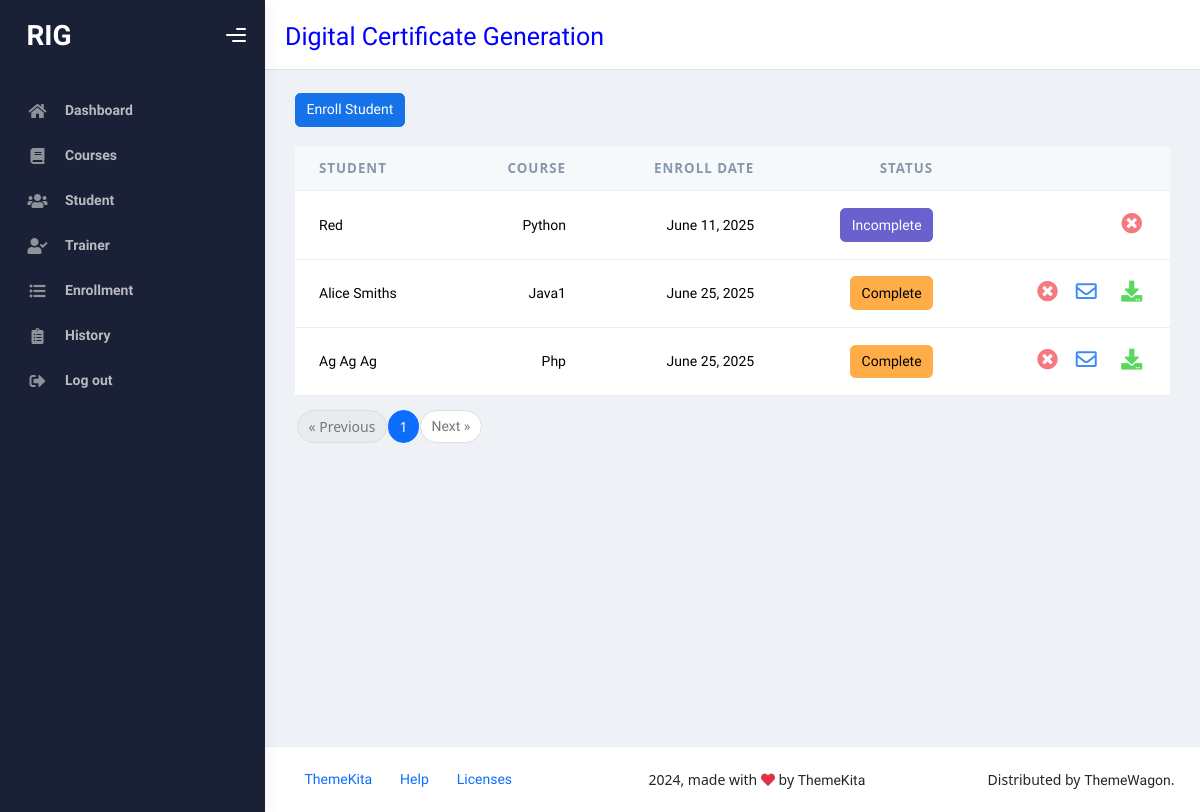
The page /enrolllist/ on the database as committed earlier.
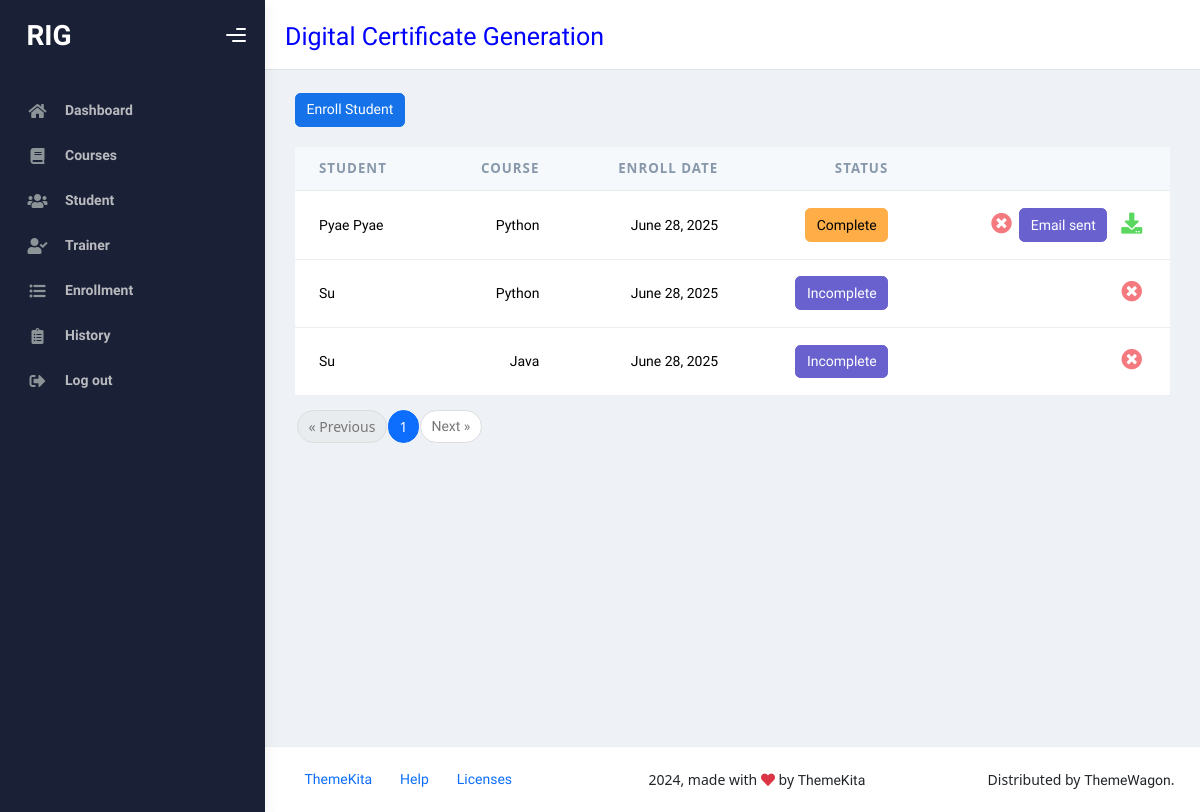
The same page on the database as committed later.
### myapp/models.py (models this page shows, shortened)
class Enrollment(models.Model):
    enroll_id = models.CharField(max_length=20, blank=True, null=True, unique=True)
    student_name = models.ForeignKey(Student, on_delete=models.CASCADE)
    course_name = models.ForeignKey(Course, on_delete=models.CASCADE)
    enroll_date = models.DateField(auto_now_add=True)
    start_date=models.DateField(blank=True,null=True)
    end_date = models.DateField(blank=True, null=True)
    email_date = models.DateField(blank=True, null=True)
    status = models.BooleanField(default=False)
    email_status = models.BooleanField(default=False)

class Student(models.Model):
    student_name=models.CharField(max_length=100)
    email=models.EmailField()
    phone=models.CharField(blank=True,null=True)
    def __str__(self):
        return self.student_name

class Course(models.Model):
    course_name=models.CharField(max_length=100)
    short_name=models.CharField(max_length=50,blank=True,null=True)
    trainer_name=models.ForeignKey(Trainer,on_delete=models.CASCADE,blank=True,null=True)
    def __str__(self):
        return self.course_name

### myapp/views.py (the view)
# urls.py: path('enrolllist/', enrolllist,name='enrolllist'),
def enrolllist(request):
    enroll=Enrollment.objects.all()
    paginator = Paginator(enroll, 3)
    page_number = request.GET.get("page")
    page_obj = paginator.get_page(page_number)
    context={'enroll':enroll,'page_obj':page_obj}
    return render(request,'enrolllist.html',context)

### templates/enrolllist.html (shortened to what this page needs)
{% extends 'starter-template.html' %}
{% block content %}
<a href="{% url 'enrollinput' %}"><button type="button" class="btn btn-primary" style="margin-bottom: 20px;">
  Enroll Student
</button></a>
<div class="table-responsive">
    <table class="table align-items-center mb-0">
      <thead class="thead-light">
        <tr>
          <th scope="col" >Student</th>
          <th scope="col" class="text-end">Course</th>
          <th scope="col" class="text-end">Enroll Date</th>
          <th scope="col" class="text-end">Status</th>
          <th scope="col" class="text-end"></th>
        </tr>
      </thead>
      <tbody>
        {% for i in page_obj %}
        <tr>
          <td >{{i.student_name}}</td>
          <td class="text-end">{{i.course_name}}</td>
          <td class="text-end">
            {{i.enroll_date}}
          </td>
          <td class="text-end">
            {% if i.status == False %}
            <a href="{% url 'comstatus' i.id %}"><button class=" btn btn-secondary">Incomplete</button></a>
            {% else %}
            <button class=" btn btn-warning">Complete</button>
            {% endif %}
          </td>
          <td class="text-end">
            <a href="{% url 'deleteenroll' i.id %}"><button type="submit" class="btn btn-icon btn-link btn-danger op-8 btn "><i class="fas fa-times-circle fs-4"></i></button></a>
            {% if i.status == True %}
            {% if i.email_status == False %}
            <a href="{% url 'email' i.id %}"><button type="submit" class="btn btn-icon btn-link op-8 me-2 "><i class="far fa-envelope fs-4"></i></button></a>
            {% else %}
            <button type="submit" class="btn btn-secondary">Email sent</button>
            {% endif %}
            <a href="{% url 'homeview' i.id %}"><button type="submit" class="btn btn-icon btn-link btn-success op-8"><i class="fas fa-download fs-4"></i></button></a>
            {% endif %}
          </td>
        </tr>
        {% endfor %}
      </tbody>
    </table>
  </div>
  <nav aria-label="Page navigation example" class="pt-3">
    <ul class="pagination">
      {% if page_obj.has_previous %}
      <li class="page-item">
        <a class="page-link" href="?page={{ page_obj.previous_page_number }}" aria-label="Previous">
          <span aria-hidden="true">&laquo; Previous</span>
        </a>
      </li>
      {% else %}
      <li class="page-item disabled">
        <span class="page-link" aria-label="Previous">&laquo; Previous</span>
      </li>
      {% endif %}
      <li class="page-item active" aria-current="page">
        <span class="page-link">
          {{ page_obj.number }}
        </span>
      </li>
      {% if page_obj.has_next %}
      <li class="page-item">
        <a class="page-link" href="?page={{ page_obj.next_page_number }}" aria-label="Next">
          <span aria-hidden="true">Next &raquo;</span>
        </a>
      </li>
      {% else %}
      <li class="page-item disabled">
        <span class="page-link" aria-label="Next">Next &raquo;</span>
      </li>
      {% endif %}
    </ul>
  </nav>
{% endblock content %}

Rows that differ between the two databases and show on the page:
removed Enrollment: student_name "Red", course_name "Python", enroll_date "June 11, 2025", status "Incomplete"
removed Enrollment: student_name "Alice Smiths", course_name "Java1", enroll_date "June 25, 2025", status "Complete"
removed Enrollment: student_name "Ag Ag Ag", course_name "Php", enroll_date "June 25, 2025", status "Complete"
added Enrollment: student_name "Pyae Pyae", course_name "Python", enroll_date "June 28, 2025", status "Complete"
added Enrollment: student_name "Su", course_name "Python", enroll_date "June 28, 2025", status "Incomplete"
added Enrollment: student_name "Su", course_name "Java", enroll_date "June 28, 2025", status "Incomplete"
